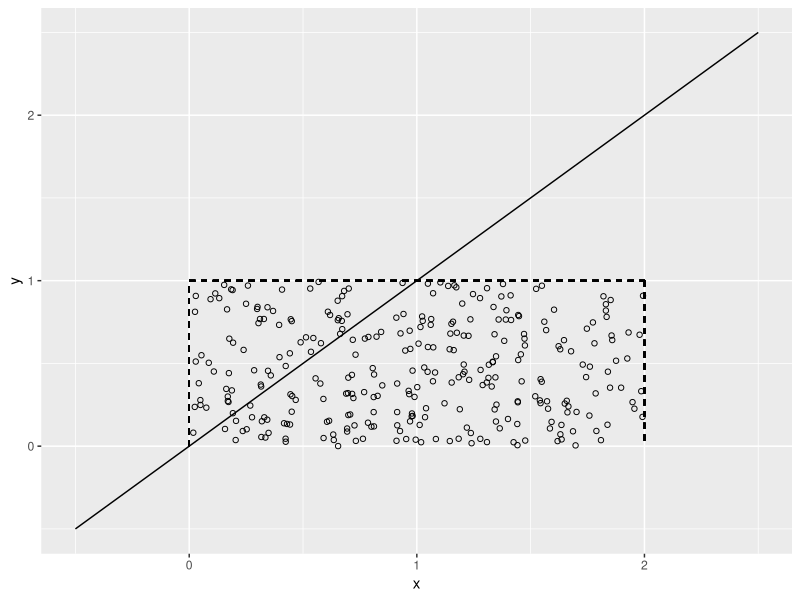

Generate this figure with R:
# beginning with rnorm function 



rnorm(5) # 5 numbers with a mean of 0, sd of 1

# FINDING THE PROBAILITY INSTEAD OF RANDOM
pnorm(5, 4, 2) # less than 5, mean 4, sd 2 
# 5 is q = want to evaluate this 

# quantile function
qnorm(0.975) # p = 0.975, mean = 0, sd = 1 (as is default)
# inverse of pnorm

# SAMPLING FROM COMPLEX DISTRIBUTIONS
# Accept reject algorithim 

# generating 
triangle <- 
  function(x) {
    ifelse(( 0 < x ) + (x < 1), x, # if x is between 0 and 1, return to x 
    ifelse ((1 <= x) + (x < 2), 2 - x, 0)) # if x is between 1 and 2, return to 2 - x 
  } # if x is less than or equal to 2, return to 0 

# testing the code 
print(triangle(6))


triangle_frame <- 
  data.frame(x = seq(-0.5, 2.5, by = 0.01),
             # generates sequences from -0.5 to 2.5, step size is 0.01
                               y = triangle(seq(-0.5, 2.5, by = 0.01)),
             # Y ( generates sequences from -0.5 to 2.5, step size is 0.01)
             # this is from the triangle data!! 
                               x_sample = runif(301, 0, 2),
# X (generates uniform distribution, 301 values, min = 0, max = 2 )
                               y_sample = runif(301, 0, 1))
# Y (generates uniform distribution, 301 values, min 0, max = 1)


# loading ggplot package to visualise this simulation 
library(ggplot2)

# to plot? 
triangle_plot <- 
ggplot(triangle_frame, aes(x = x, y = y)) +
# first line of ggplot code: give generated data, then x and y within the generated data
# x = seq(-0.5, 2.5, by = 0.01)
# y = y = triangle(seq(-0.5, 2.5, by = 0.01))
# difference between x ans y? 
  geom_line() + xlab ("x") + ylab ("y") +
  geom_segment(aes(x = 0,  y = 0, xend = 0, yend = 1), linetype = "dashed") +
  geom_segment(aes(x = 0, y = 1, xend = 2, yend = 1), linetype = "dashed") + 
  geom_segment(aes(x = 2, y = 1, xend = 2, yend = 0), linetype = "dashed") + 
  geom_point(aes(x = x_sample, y = y_sample), shape = 1)

triangle_plot

# not so much a 'triangle' 

# probaility density function
# accept - reject 
accept_reject <- function(fx, n = 100) {
  
}